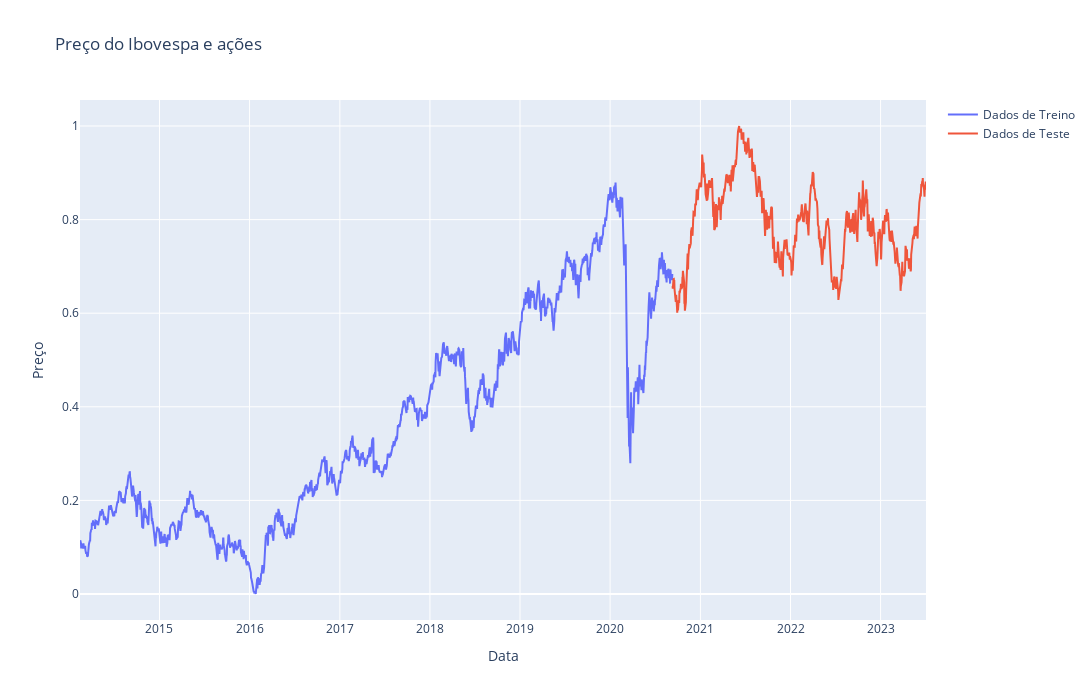

The cell this chart's notebook holds for it:
### Code cell
# Cria um gráfico de linha usando o Plotly
fig = go.Figure()
fig.add_trace(go.Scatter(x=T_train, y=np.hstack(y_train), mode='lines',name="Dados de Treino"))
fig.add_trace(go.Scatter(x=T_test, y=np.hstack(y_test), mode='lines',name="Dados de Teste"))
# Configura o layout do gráfico
fig.update_layout(
    width=1500,
    height=700,
    title='Preço do Ibovespa e ações',
    xaxis_title='Data',
    yaxis_title='Preço',
    showlegend=True
)

### Figure 1 — Plotly figure (JSON) as saved in the notebook; plotly's stock layout.template omitted (floating-point values rounded to 4 significant figures; data arrays with more than 128 entries replaced by an {"elided": "..."} marker saying what was removed)
{"data": [{"mode": "lines", "name": "Dados de Treino", "type": "scatter", "x": {"elided": "1626 str values"}, "y": {"elided": "1626 float values"}}, {"mode": "lines", "name": "Dados de Teste", "type": "scatter", "x": {"elided": "697 str values"}, "y": {"elided": "697 float values"}}], "layout": {"height": 700, "showlegend": true, "title": {"text": "Preço do Ibovespa e ações"}, "width": 1500, "xaxis": {"title": {"text": "Data"}}, "yaxis": {"title": {"text": "Preço"}}}}
